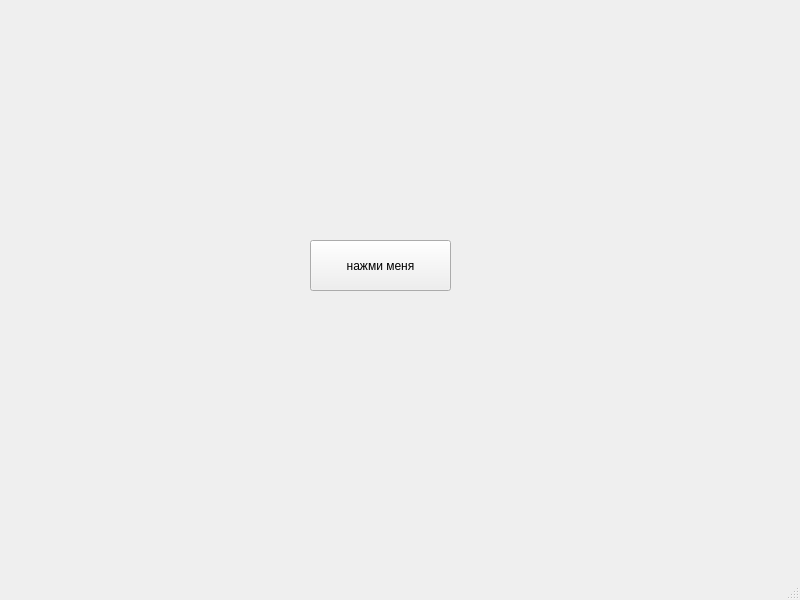
<?xml version="1.0" encoding="UTF-8"?>
<ui version="4.0">
 <class>MainWindow</class>
 <widget class="QMainWindow" name="MainWindow">
  <property name="geometry">
   <rect>
    <x>0</x>
    <y>0</y>
    <width>800</width>
    <height>600</height>
   </rect>
  </property>
  <property name="windowTitle">
   <string>MainWindow</string>
  </property>
  <widget class="QWidget" name="centralwidget">
   <widget class="QPushButton" name="pushButton">
    <property name="geometry">
     <rect>
      <x>310</x>
      <y>240</y>
      <width>141</width>
      <height>51</height>
     </rect>
    </property>
    <property name="text">
     <string>нажми меня</string>
    </property>
   </widget>
  </widget>
  <widget class="QMenuBar" name="menubar">
   <property name="geometry">
    <rect>
     <x>0</x>
     <y>0</y>
     <width>800</width>
     <height>21</height>
    </rect>
   </property>
  </widget>
  <widget class="QStatusBar" name="statusbar"/>
 </widget>
 <resources/>
 <connections/>
</ui>
